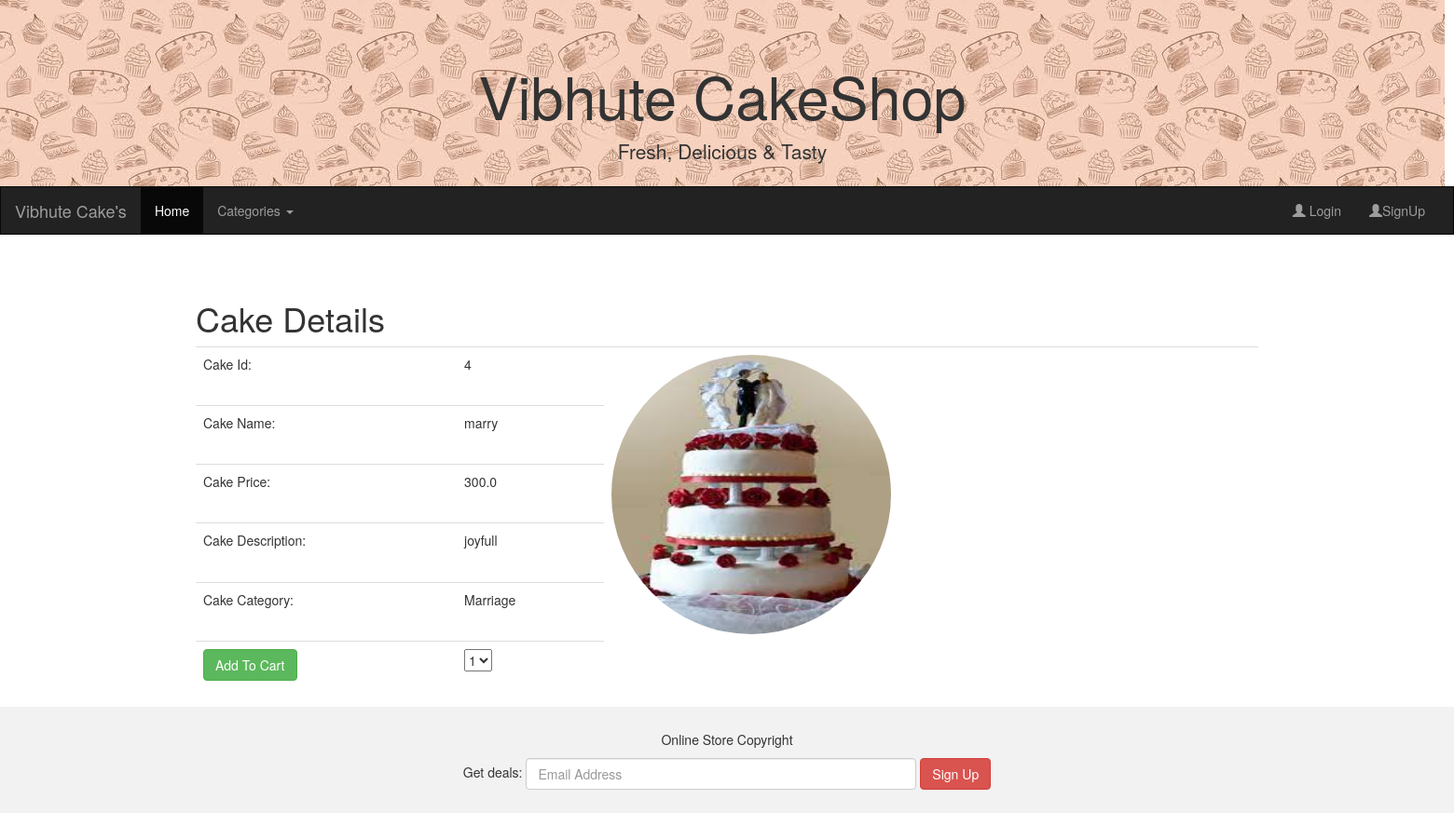
The page /Viewdetails/4 on the database its author committed.
### Adminapp/models.py (models this page shows, shortened)
class Cake(models.Model):
    cake_name=models.CharField(max_length=100)
    price=models.FloatField(default=300)
    description=models.CharField(max_length=100)
    imageurl=models.ImageField(upload_to="Images",default='abc.jpg')
    category=models.ForeignKey(Category,on_delete=models.CASCADE)
    class Meta:
        db_table="Cake"

class Category(models.Model):
    cat_name=models.CharField(max_length=100)
    def __str__(self):
        return self.cat_name
    class Meta:
        db_table="Category"

### Userapp/views.py (the view)
# urls.py: path('Viewdetails/<id>',views.Viewdetails),
def Viewdetails(request,id):
    cats=Category.objects.all()
    cake=Cake.objects.get(id=id)
    return render(request,'Viewdetails.html',{'cake':cake , 'cats':cats})

### Userapp/templates/Viewdetails.html (shortened to what this page needs)
{% extends "Master.html"%}
{%block content%}
<form method="post" action="/addTocart">
<div class="container">
    <h1>Cake Details</h1>
<table class="table">
    <tr>
        <td>Cake Id:</td><td>{{cake.id}}<input type="hidden" value="{{cake.id}}" name="cake_id"/> </td>
        <td rowspan="5"><img src="{{cake.imageurl.url}}" class="img-circle" height="300px" width="300px"/> </td>
    </tr>
    <tr>
        <td>Cake Name:</td><td>{{cake.cake_name}}</td>
    </tr>
    <tr>
        <td>Cake Price:</td><td>{{cake.price}}</td>
    </tr>
    <tr>
        <td>Cake Description:</td><td>{{cake.description}}</td>
    </tr>
    <tr>
        <td>Cake Category:</td><td>{{cake.category}}</td>
    </tr>
    <tr>
        <td><button type="submit" class="btn btn-success">Add To Cart</button> </td>
        <td><select name="qty">
            <option>1</option>
            </select>
        </td>
    </tr>
</table>
</div>
</form>
{%endblock%}

### rows shown on the page
Cake: id "4", imageurl (picture), cake_name "marry", price "300.0", description "joyfull", category "Marriage"
